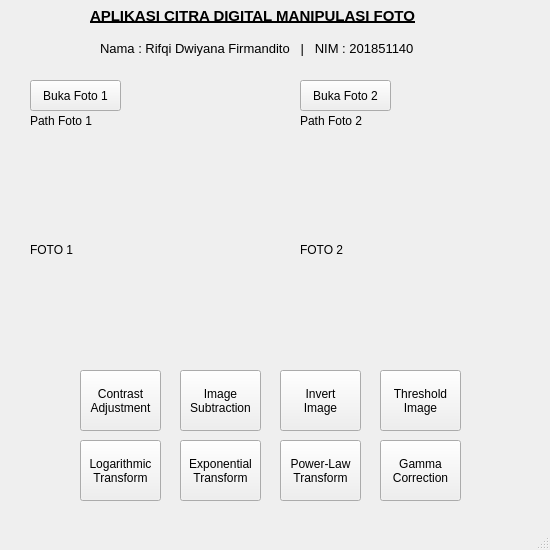
<?xml version="1.0" encoding="UTF-8"?>
<ui version="4.0">
 <class>MainWindow</class>
 <widget class="QMainWindow" name="MainWindow">
  <property name="geometry">
   <rect>
    <x>0</x>
    <y>0</y>
    <width>550</width>
    <height>550</height>
   </rect>
  </property>
  <property name="windowTitle">
   <string>MainWindow</string>
  </property>
  <widget class="QWidget" name="centralwidget">
   <widget class="QPushButton" name="uploadButton1">
    <property name="geometry">
     <rect>
      <x>30</x>
      <y>80</y>
      <width>91</width>
      <height>31</height>
     </rect>
    </property>
    <property name="text">
     <string>Buka Foto 1</string>
    </property>
   </widget>
   <widget class="QLabel" name="uploadLabel1">
    <property name="geometry">
     <rect>
      <x>30</x>
      <y>110</y>
      <width>231</width>
      <height>21</height>
     </rect>
    </property>
    <property name="text">
     <string>Path Foto 1</string>
    </property>
   </widget>
   <widget class="QLabel" name="label">
    <property name="geometry">
     <rect>
      <x>90</x>
      <y>0</y>
      <width>351</width>
      <height>31</height>
     </rect>
    </property>
    <property name="font">
     <font>
      <pointsize>11</pointsize>
      <weight>75</weight>
      <bold>true</bold>
      <underline>true</underline>
     </font>
    </property>
    <property name="text">
     <string>APLIKASI CITRA DIGITAL MANIPULASI FOTO</string>
    </property>
   </widget>
   <widget class="QLabel" name="imageLabel1">
    <property name="geometry">
     <rect>
      <x>30</x>
      <y>150</y>
      <width>200</width>
      <height>200</height>
     </rect>
    </property>
    <property name="text">
     <string>FOTO 1</string>
    </property>
   </widget>
   <widget class="QPushButton" name="contrastButton">
    <property name="geometry">
     <rect>
      <x>80</x>
      <y>370</y>
      <width>81</width>
      <height>61</height>
     </rect>
    </property>
    <property name="text">
     <string>Contrast
Adjustment</string>
    </property>
   </widget>
   <widget class="QPushButton" name="invertButton">
    <property name="geometry">
     <rect>
      <x>280</x>
      <y>370</y>
      <width>81</width>
      <height>61</height>
     </rect>
    </property>
    <property name="text">
     <string>Invert
Image</string>
    </property>
   </widget>
   <widget class="QPushButton" name="substractionButton">
    <property name="geometry">
     <rect>
      <x>180</x>
      <y>370</y>
      <width>81</width>
      <height>61</height>
     </rect>
    </property>
    <property name="text">
     <string>Image
Subtraction</string>
    </property>
   </widget>
   <widget class="QLabel" name="imageLabel2">
    <property name="geometry">
     <rect>
      <x>300</x>
      <y>150</y>
      <width>200</width>
      <height>200</height>
     </rect>
    </property>
    <property name="text">
     <string>FOTO 2</string>
    </property>
   </widget>
   <widget class="QLabel" name="uploadLabel2">
    <property name="geometry">
     <rect>
      <x>300</x>
      <y>110</y>
      <width>231</width>
      <height>21</height>
     </rect>
    </property>
    <property name="text">
     <string>Path Foto 2</string>
    </property>
   </widget>
   <widget class="QPushButton" name="uploadButton2">
    <property name="geometry">
     <rect>
      <x>300</x>
      <y>80</y>
      <width>91</width>
      <height>31</height>
     </rect>
    </property>
    <property name="text">
     <string>Buka Foto 2</string>
    </property>
   </widget>
   <widget class="QPushButton" name="thresholdButton">
    <property name="geometry">
     <rect>
      <x>380</x>
      <y>370</y>
      <width>81</width>
      <height>61</height>
     </rect>
    </property>
    <property name="text">
     <string>Threshold
Image</string>
    </property>
   </widget>
   <widget class="QPushButton" name="logtransformButton">
    <property name="geometry">
     <rect>
      <x>80</x>
      <y>440</y>
      <width>81</width>
      <height>61</height>
     </rect>
    </property>
    <property name="text">
     <string>Logarithmic
Transform</string>
    </property>
   </widget>
   <widget class="QPushButton" name="gammaButton">
    <property name="geometry">
     <rect>
      <x>380</x>
      <y>440</y>
      <width>81</width>
      <height>61</height>
     </rect>
    </property>
    <property name="text">
     <string>Gamma
Correction</string>
    </property>
   </widget>
   <widget class="QPushButton" name="exptransformButton">
    <property name="geometry">
     <rect>
      <x>180</x>
      <y>440</y>
      <width>81</width>
      <height>61</height>
     </rect>
    </property>
    <property name="text">
     <string>Exponential
Transform</string>
    </property>
   </widget>
   <widget class="QPushButton" name="powtransformButton">
    <property name="geometry">
     <rect>
      <x>280</x>
      <y>440</y>
      <width>81</width>
      <height>61</height>
     </rect>
    </property>
    <property name="text">
     <string>Power-Law
Transform</string>
    </property>
   </widget>
   <widget class="QLabel" name="label_2">
    <property name="geometry">
     <rect>
      <x>100</x>
      <y>40</y>
      <width>321</width>
      <height>16</height>
     </rect>
    </property>
    <property name="font">
     <font>
      <pointsize>10</pointsize>
     </font>
    </property>
    <property name="text">
     <string>Nama : Rifqi Dwiyana Firmandito   |   NIM : 201851140</string>
    </property>
   </widget>
  </widget>
  <widget class="QMenuBar" name="menubar">
   <property name="geometry">
    <rect>
     <x>0</x>
     <y>0</y>
     <width>550</width>
     <height>21</height>
    </rect>
   </property>
  </widget>
  <widget class="QStatusBar" name="statusbar"/>
 </widget>
 <resources/>
 <connections/>
</ui>
